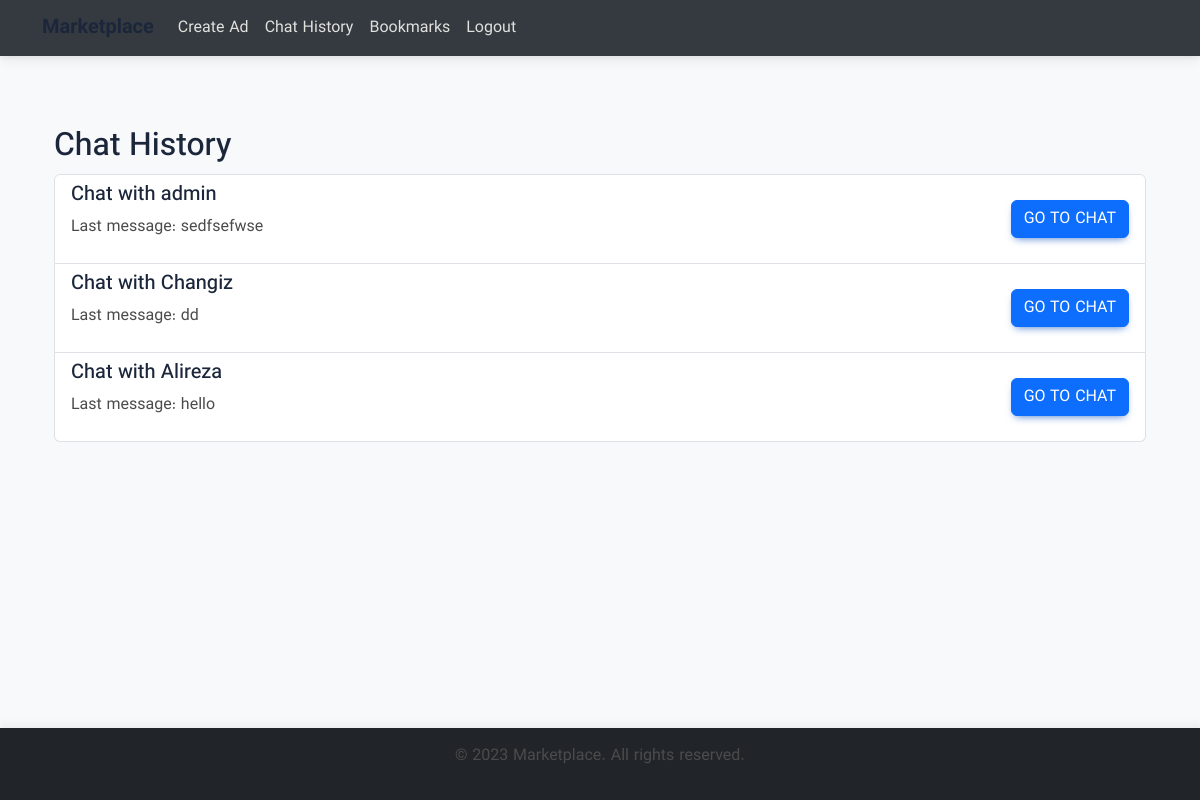
The page /chat-history/ (signed in) on the database as committed earlier.
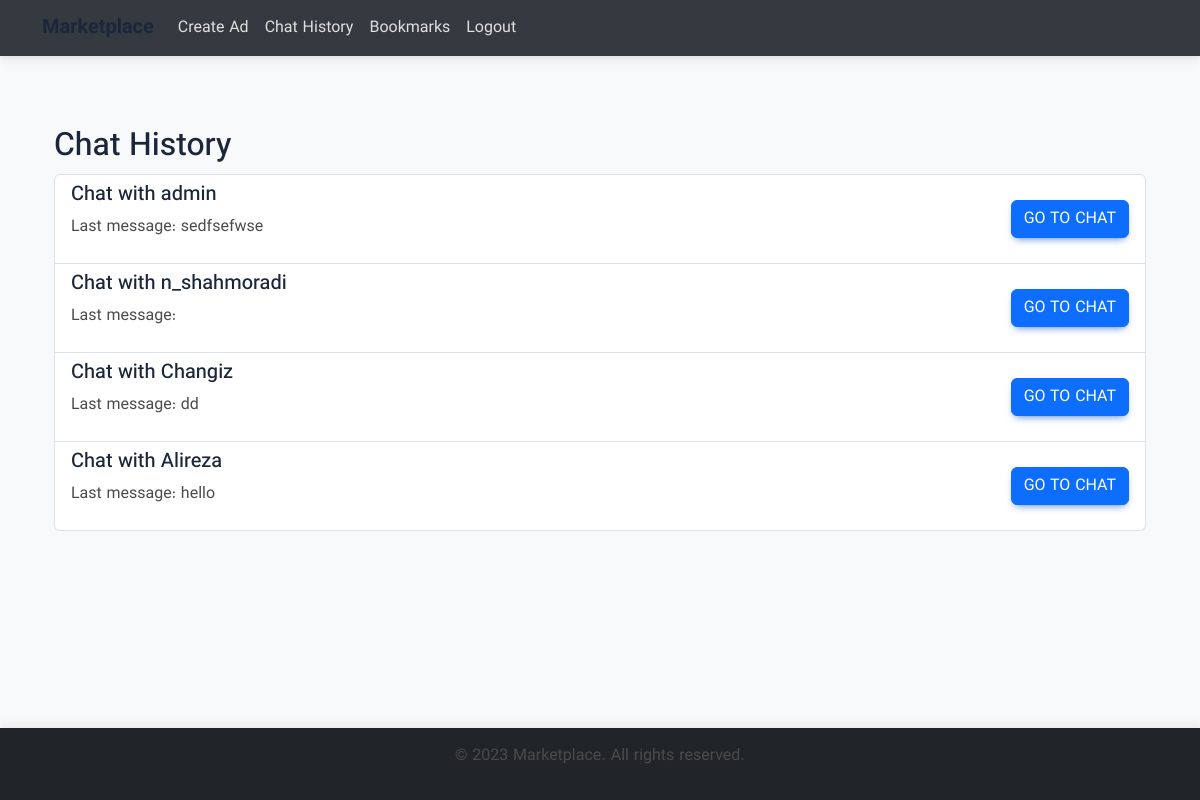
The same page on the database as committed later.
### Main/models.py (models this page shows, shortened)
class Room(models.Model):
    token = models.CharField(max_length=50, unique=True, blank=True, null=False)
    user1 = models.ForeignKey(Users, related_name='user1_rooms', on_delete=models.CASCADE)
    user2 = models.ForeignKey(Users, related_name='user2_rooms', on_delete=models.CASCADE)
    created_at = models.DateTimeField(auto_now_add=True)
    class Meta:
        unique_together = ('user1', 'user2')

class Users(AbstractBaseUser, PermissionsMixin):
    id = models.AutoField(primary_key=True)
    username = models.CharField(_("username"), unique=True, max_length=50)
    email = models.EmailField(_("email address"), unique=True)
    is_staff = models.BooleanField(default=False)
    is_active = models.BooleanField(default=True)
    date_joined = models.DateTimeField(default=timezone.now)
    first_name = models.CharField(max_length=20)
    last_name = models.CharField(max_length=30, blank=True)
    phone_number = models.CharField(max_length=20)
    slug = models.SlugField(max_length=200, unique=True)
    USERNAME_FIELD = "username"
    REQUIRED_FIELDS = []
    objects = CustomUserManager()

class Message(models.Model):
    room = models.ForeignKey(Room, related_name='messages', on_delete=models.CASCADE)
    sender = models.ForeignKey(settings.AUTH_USER_MODEL, on_delete=models.CASCADE)
    content = models.TextField()
    timestamp = models.DateTimeField(auto_now_add=True)
    updated_at = models.DateTimeField(auto_now=True)

### Main/views.py (the view)
# urls.py: path('chat-history/', chat_history, name='chat_history'),
@login_required
def chat_history(request):
    rooms = Room.objects.filter(user1=request.user) | Room.objects.filter(user2=request.user)
    return render(request, 'Chat/chat_history.html', {'rooms': rooms})

### templates/Chat/chat_history.html
{% extends "base.html" %}
{% block content %}
<div class="container mt-5">
    <h2>Chat History</h2>
    <div class="list-group">
        {% if rooms %}
            {% for room in rooms %}
            <div class="list-group-item d-flex justify-content-between align-items-center">
                <div>
                    <h5>Chat with
                        {% if request.user == room.user1 %}
                            {{ room.user2.username }}
                        {% else %}
                            {{ room.user1.username }}
                        {% endif %}
                    </h5>
                    <p>Last message:
                        {% with room.messages.last as last_message %}
                            {{ last_message.content }}
                        {% endwith %}
                    </p>
                </div>
                <a href="{% url 'room_detail' token=room.token %}" class="btn btn-primary">Go to Chat</a>
            </div>
            {% endfor %}
        {% else %}
            <p>No chat history available.</p>
        {% endif %}
    </div>
</div>
{% endblock %}

### templates/base.html (shortened to what this page needs)
{% load static %}
<head>
    <link href="{% static 'css/all.min.css' %}" rel="stylesheet" />
    <link href="{% static 'css/google_css.css' %}" rel="stylesheet" />
    <link href="{% static 'css/mdb.min.css' %}" rel="stylesheet" />
    <link href="https://cdn.jsdelivr.net/npm/bootstrap@5.3.0-alpha1/dist/css/bootstrap.min.css" rel="stylesheet">
    <link href="{% static 'css/styles.css' %}" rel="stylesheet" />
</head>
<body>
    <nav class="navbar navbar-expand-lg navbar-dark navbar-custom">
        <div class="container">
            <a class="navbar-brand" href="{% url 'home' %}">Marketplace</a>
            <div class="collapse navbar-collapse" id="navbarSupportedContent">
                <ul class="navbar-nav me-auto mb-2 mb-lg-0">
                    {% if request.user.is_authenticated %}
                    <li class="nav-item">
                        <a class="nav-link" href="{% url 'create_advertisement' %}">Create Ad</a>
                    </li>
                    <li class="nav-item">
                        <a class="nav-link" href="{% url 'chat_history' %}">Chat History</a>
                    </li>
                    <li class="nav-item">
                        <a class="nav-link" href="{% url 'view_bookmarks' %}">Bookmarks</a>
                    </li>
                    <li class="nav-item">
                        <a class="nav-link" href="{% url 'logout' %}">Logout</a>
                    </li>
                    {% endif %}
                </ul>
            </div>
        </div>
    </nav>
    <div class="container mt-4">
        {% block content %}{% endblock %}
    </div>
    <footer class="mt-auto py-3 bg-dark text-white text-center">
        <div class="container">
            <p>&copy; 2023 Marketplace. All rights reserved.</p>
        </div>
    </footer>
</body>
</html>

### static/css/styles.css (style rules this page uses)
body { display: flex; flex-direction: column; min-height: 100vh; margin: 0; background-color: #f1f1f1; font-family: "IRANSansX", "Roboto", sans-serif; }
footer { background-color: #0d1b2a; color: #e0e1dd; padding: 20px 0; text-align: center; box-shadow: 1px -5px 6px 0 hsla(0, 0%, 80%, 0.231); }
.navbar-brand { font-family: "IRANSansX", "Roboto", sans-serif; font-weight: 700; color: #1b263b; }
h1, h2, h3, h4, h5, h6 { font-family: "IRANSansX", "Roboto", sans-serif; color: #1b263b; }
p, li, a { font-family: "IRANSansX", "Roboto", sans-serif; font-weight: 400; color: #4b4b4b; }
nav { background-color: #0d1b2a; box-shadow: 1px -5px 6px 0 hsla(0, 0%, 80%, 0.231); }
.navbar-dark .navbar-nav .nav-link { color: #e0e1dd; }

### templates/base.html (style rules this page uses)
body { background-color: #f8f9fa; color: #212529; }
.navbar-custom { background-color: #343a40; }
.navbar-custom .navbar-brand { font-weight: bold; }

Rows that differ between the two databases and show on the page:
added Room: user2.username "n_shahmoradi"
